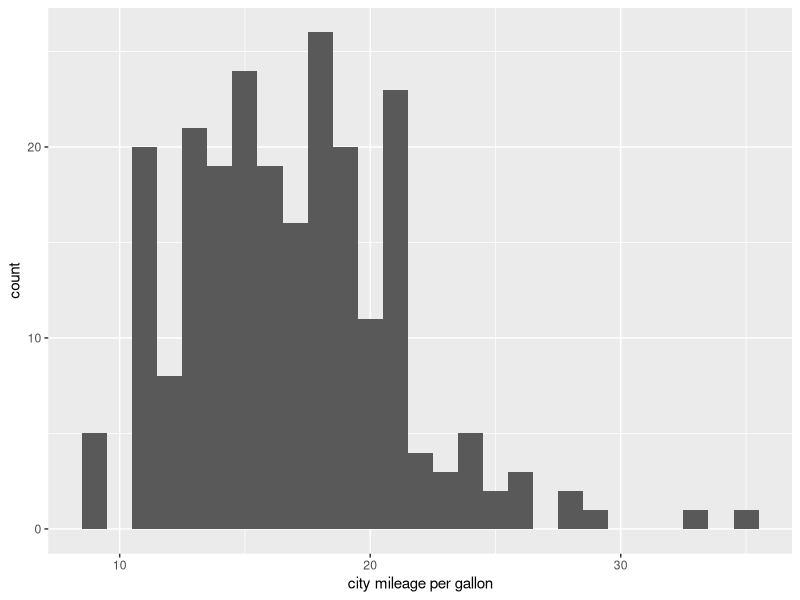
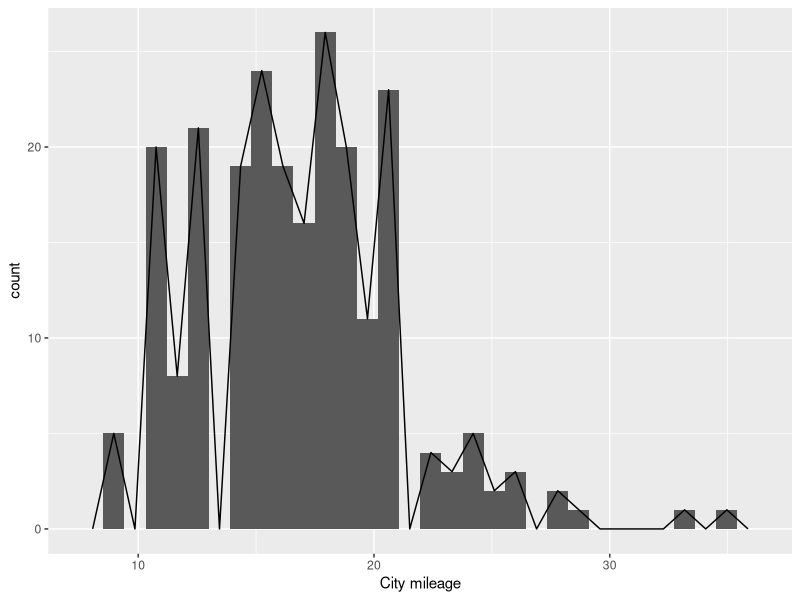
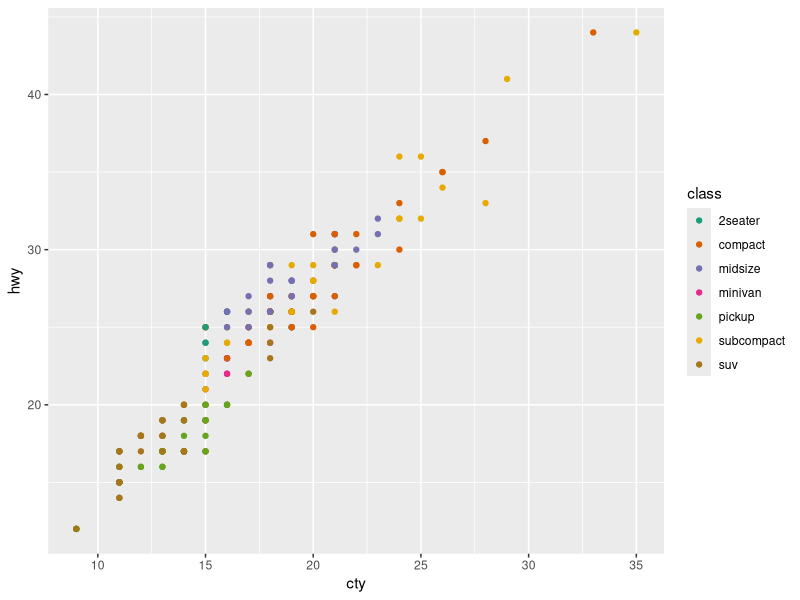

Write R code to recreate these figures, in order.
## ---- chunk 1
library(ggplot2)
library(tidyverse)
## ---- chunk 2
# Histogramm
ggplot(data = mpg, mapping = aes(x = cty))+
  geom_histogram(binwidth = 1) +
  labs(x = "city mileage per gallon")

## ---- chunk 3
# Histogramm + Häufigkeitslinie (gelayert)
ggplot(mpg, aes(x = cty)) + 
  geom_histogram() +
  geom_freqpoly() +
  labs(x = "City mileage")
## ---- chunk 4
# Scatter Plot mit Farb-Codierung nach Fahrzeugklasse
ggplot(mpg, aes(x = cty,
                y = hwy,
                color = class)) + 
  geom_point() +
  scale_color_brewer(palette = "Dark2")
## ---- chunk 5
# Optional: Regression hinzufügen (auskommentiert)
# ggplot(mpg, aes(x = cty, y = hwy)) +
#   geom_point() +
#   geom_smooth(method = "lm")
## ---- chunk 6
# Gerichteter t-Test
t.test(
  cty ~ class,
  data = mpg %>% filter(class %in% c("suv", "compact")),
  alternative = "greater"
)
